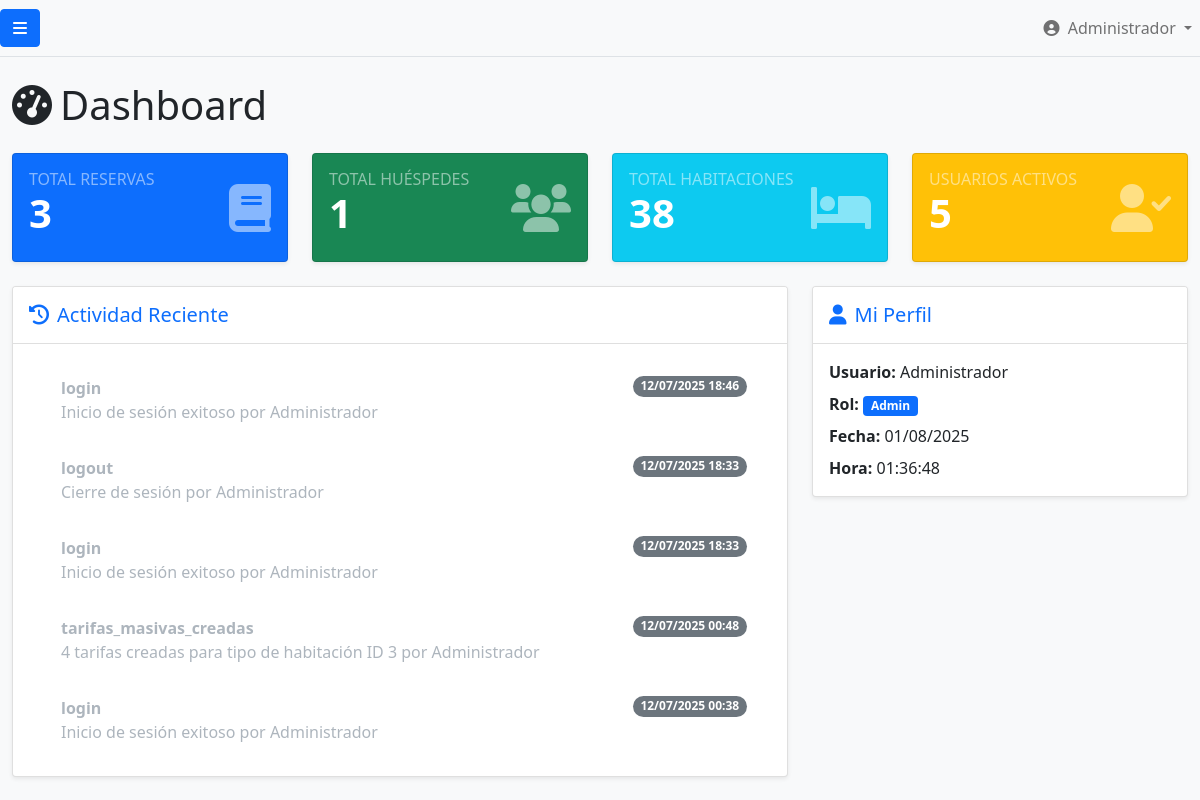
The page /sol/dashboard/dashboard.php (signed in) on the database its author committed.
### tables this page shows
CREATE TABLE `actividad_usuarios` (
  `id` int(11) NOT NULL,
  `usuario_id` int(11) NOT NULL,
  `accion` varchar(100) NOT NULL,
  `descripcion` text,
  `ip` varchar(45) DEFAULT NULL,
  `user_agent` text,
  `fecha` timestamp NOT NULL DEFAULT CURRENT_TIMESTAMP
);

CREATE TABLE `usuarios` (
  `id` int(11) NOT NULL,
  `nombre` varchar(100) DEFAULT NULL,
  `usuario` varchar(50) DEFAULT NULL,
  `correo` varchar(100) DEFAULT NULL,
  `telefono` varchar(20) DEFAULT NULL,
  `contraseña` varchar(255) DEFAULT NULL,
  `rol` enum('admin','recepcionista') DEFAULT 'recepcionista',
  `estado` enum('activo','inactivo') DEFAULT 'activo',
  `ultimo_acceso` timestamp NULL DEFAULT NULL,
  `foto` varchar(255) DEFAULT NULL,
  `intentos_fallidos` int(11) DEFAULT '0',
  `bloqueado_hasta` timestamp NULL DEFAULT NULL,
  `creado_en` timestamp NOT NULL DEFAULT CURRENT_TIMESTAMP,
  `actualizado_en` timestamp NOT NULL DEFAULT CURRENT_TIMESTAMP ON UPDATE CURRENT_TIMESTAMP
);

### sol/dashboard/dashboard.php (the view, shortened to what this page needs)
<?php
require_once 'config/db_connect.php';
$nombre_usuario = $_SESSION['nombre'];
$rol_usuario = $_SESSION['rol'];
$stats = [];
$query_reservas = "SELECT COUNT(*) as total FROM reservas";
$result_reservas = mysqli_query($conn, $query_reservas);
$stats['total_reservas'] = mysqli_fetch_assoc($result_reservas)['total'];
$query_huespedes = "SELECT COUNT(*) as total FROM huespedes";
$result_huespedes = mysqli_query($conn, $query_huespedes);
$stats['total_huespedes'] = mysqli_fetch_assoc($result_huespedes)['total'];
$query_habitaciones = "SELECT COUNT(*) as total FROM habitaciones";
$result_habitaciones = mysqli_query($conn, $query_habitaciones);
$stats['total_habitaciones'] = mysqli_fetch_assoc($result_habitaciones)['total'];
$query_usuarios = "SELECT COUNT(*) as total FROM usuarios WHERE estado = 'activo'";
$result_usuarios = mysqli_query($conn, $query_usuarios);
$stats['total_usuarios'] = mysqli_fetch_assoc($result_usuarios)['total'];
$query_actividad = "SELECT a.*, u.nombre as usuario_nombre
                   FROM actividad_usuarios a
                   JOIN usuarios u ON a.usuario_id = u.id
                   ORDER BY a.fecha DESC
                   LIMIT 5";
$result_actividad = mysqli_query($conn, $query_actividad);
?>
<!DOCTYPE html>
<html lang="es">
<head>
    <link href="https://cdn.jsdelivr.net/npm/bootstrap@5.1.3/dist/css/bootstrap.min.css" rel="stylesheet">
    <link rel="stylesheet" href="https://cdnjs.cloudflare.com/ajax/libs/font-awesome/6.0.0-beta3/css/all.min.css">
</head>
<body>
    <div id="page-content-wrapper">
        <nav class="navbar navbar-expand-lg navbar-light bg-light border-bottom">
            <button class="btn btn-primary" id="menu-toggle">
                <i class="fas fa-bars"></i>
            </button>
            <div class="collapse navbar-collapse" id="navbarSupportedContent">
                <ul class="navbar-nav ms-auto mt-2 mt-lg-0">
                    <li class="nav-item dropdown">
                        <a class="nav-link dropdown-toggle" href="#" id="navbarDropdown" role="button" data-bs-toggle="dropdown" aria-haspopup="true" aria-expanded="false">
                            <i class="fas fa-user-circle me-1"></i>
                            <?php echo htmlspecialchars($nombre_usuario); ?>
                        </a>
                    </li>
                </ul>
            </div>
        </nav>
        <div class="container-fluid mt-4">
            <h1 class="mb-4"><i class="fas fa-tachometer-alt me-2"></i>Dashboard</h1>
            <div class="row">
                <div class="col-md-3 mb-4">
                    <div class="card bg-primary text-white shadow-sm card-stats">
                        <div class="card-body">
                            <div class="d-flex justify-content-between align-items-center">
                                <div>
                                    <h6 class="text-uppercase text-white-50 mb-0">Total Reservas</h6>
                                    <h3 class="display-6 fw-bold"><?php echo $stats['total_reservas']; ?></h3>
                                </div>
                                <i class="fas fa-book fa-3x text-white-50"></i>
                            </div>
                        </div>
                    </div>
                </div>
                <div class="col-md-3 mb-4">
                    <div class="card bg-success text-white shadow-sm card-stats">
                        <div class="card-body">
                            <div class="d-flex justify-content-between align-items-center">
                                <div>
                                    <h6 class="text-uppercase text-white-50 mb-0">Total Huéspedes</h6>
                                    <h3 class="display-6 fw-bold"><?php echo $stats['total_huespedes']; ?></h3>
                                </div>
                                <i class="fas fa-users fa-3x text-white-50"></i>
                            </div>
                        </div>
                    </div>
                </div>
                <div class="col-md-3 mb-4">
                    <div class="card bg-info text-white shadow-sm card-stats">
                        <div class="card-body">
                            <div class="d-flex justify-content-between align-items-center">
                                <div>
                                    <h6 class="text-uppercase text-white-50 mb-0">Total Habitaciones</h6>
                                    <h3 class="display-6 fw-bold"><?php echo $stats['total_habitaciones']; ?></h3>
                                </div>
                                <i class="fas fa-bed fa-3x text-white-50"></i>
                            </div>
                        </div>
                    </div>
                </div>
                <div class="col-md-3 mb-4">
                    <div class="card bg-warning text-white shadow-sm card-stats">
                        <div class="card-body">
                            <div class="d-flex justify-content-between align-items-center">
                                <div>
                                    <h6 class="text-uppercase text-white-50 mb-0">Usuarios Activos</h6>
                                    <h3 class="display-6 fw-bold"><?php echo $stats['total_usuarios']; ?></h3>
                                </div>
                                <i class="fas fa-user-check fa-3x text-white-50"></i>
                            </div>
                        </div>
                    </div>
                </div>
                <div class="col-md-8 mb-4">
                    <div class="card shadow-sm">
                        <div class="card-header bg-white py-3">
                            <h5 class="mb-0 text-primary"><i class="fas fa-history me-2"></i>Actividad Reciente</h5>
                        </div>
                        <div class="card-body">
                            <ul class="list-group list-group-flush">
                                <?php if (mysqli_num_rows($result_actividad) > 0): ?>
                                    <?php while ($actividad = mysqli_fetch_assoc($result_actividad)): ?>
                                        <li class="list-group-item d-flex justify-content-between align-items-start">
                                            <div class="ms-2 me-auto">
                                                <div class="fw-bold"><?php echo htmlspecialchars($actividad['accion']); ?></div>
                                                <?php echo htmlspecialchars($actividad['descripcion']); ?> por <?php echo htmlspecialchars($actividad['usuario_nombre']); ?>
                                            </div>
                                            <span class="badge bg-secondary rounded-pill">
                                                <?php echo date('d/m/Y H:i', strtotime($actividad['fecha'])); ?>
                                            </span>
                                        </li>
                                    <?php endwhile; ?>
                                <?php else: ?>
                                    <li class="list-group-item text-center text-muted">No hay actividad reciente.</li>
                                <?php endif; ?>
                            </ul>
                        </div>
                    </div>
                </div>
                <div class="col-md-4 mb-4">
                    <div class="card shadow-sm">
                        <div class="card-header bg-white py-3">
                            <h5 class="mb-0 text-primary"><i class="fas fa-user me-2"></i>Mi Perfil</h5>
                        </div>
                        <div class="card-body">
                            <ul class="list-unstyled mb-0">
                                <li class="mb-2">
                                    <strong>Usuario:</strong> <?php echo htmlspecialchars($nombre_usuario); ?>
                                </li>
                                <li class="mb-2">
                                    <strong>Rol:</strong>
                                    <span class="badge bg-<?php echo $rol_usuario == 'admin' ? 'primary' : 'secondary'; ?>">
                                        <?php echo ucfirst($rol_usuario); ?>
                                    </span>
                                </li>
                                <li class="mb-2">
                                    <strong>Fecha:</strong> <?php echo date('d/m/Y'); ?>
                                </li>
                                <li class="mb-0">
                                    <strong>Hora:</strong> <?php echo date('H:i:s'); ?>
                                </li>
                            </ul>
                        </div>
                    </div>
                </div>
            </div>
        </div>
    </div>
</body>
</html>

### sol/dashboard/dashboard.php (style rules this page uses)
body { overflow-x: hidden; background-color: #f8f9fa; }
#page-content-wrapper { min-width: 100vw; background-color: #f8f9fa; }
.list-group-item { border: none; padding: 1rem 1.5rem; color: #adb5bd; }
@media (min-width: 768px) { #page-content-wrapper { min-width: 0; width: 100%; } }
.card-stats { transition: transform 0.2s; }

### rows shown on the page
actividad_usuarios: accion "login", descripcion "Inicio de sesión exitoso", usuario.nombre "Administrador", fecha "12/07/2025 18:46"
actividad_usuarios: accion "logout", descripcion "Cierre de sesión", usuario.nombre "Administrador", fecha "12/07/2025 18:33"
actividad_usuarios: accion "login", descripcion "Inicio de sesión exitoso", usuario.nombre "Administrador", fecha "12/07/2025 18:33"
actividad_usuarios: accion "tarifas_masivas_creadas", descripcion "4 tarifas creadas para tipo de habitación ID 3", usuario.nombre "Administrador", fecha "12/07/2025 00:48"
actividad_usuarios: accion "login", descripcion "Inicio de sesión exitoso", usuario.nombre "Administrador", fecha "12/07/2025 00:38"

### other values the page prints
$nombre_usuario "Administrador"
$stats['total_reservas'] "3"
$stats['total_huespedes'] "1"
$stats['total_habitaciones'] "38"
$stats['total_usuarios'] "5"
$rol_usuario "Admin"
